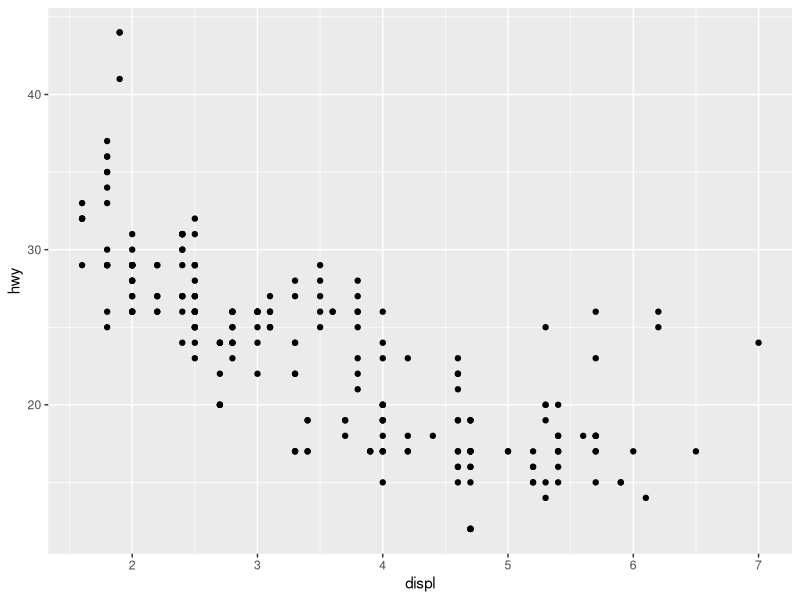
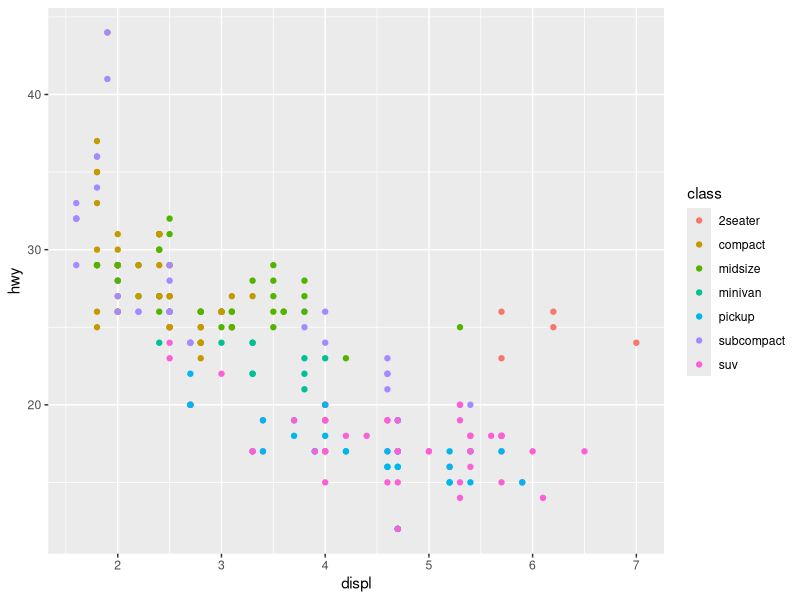
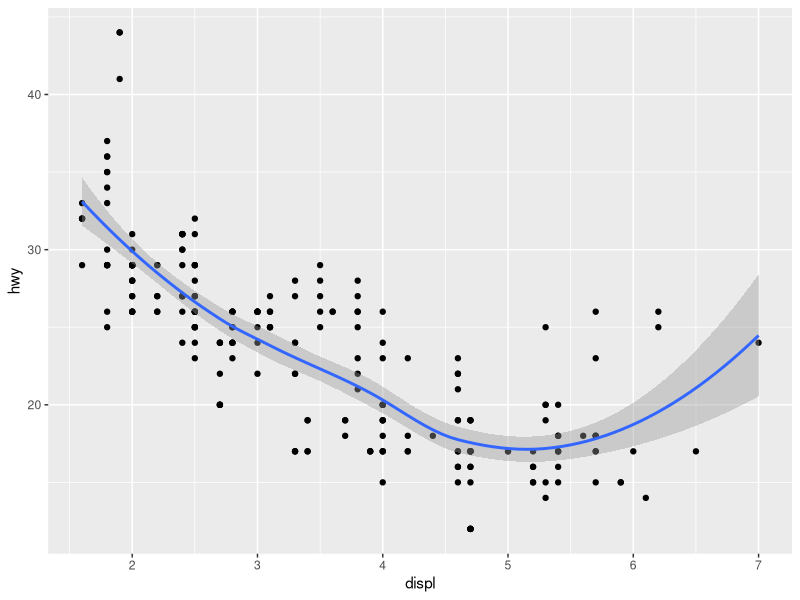
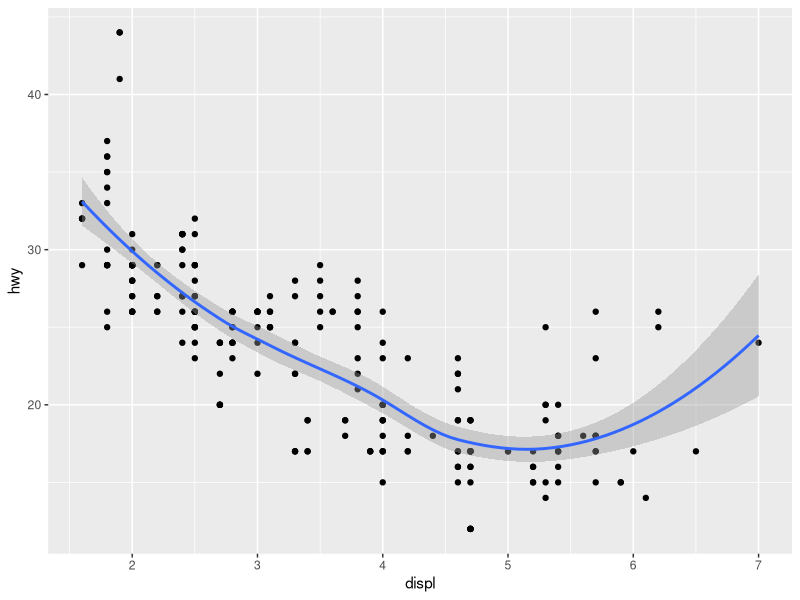

Here is the R script that generated these plots, in order:
# Seminar 1, group 4

# defining values

x <- 3 + sin(pi/2)
sqrt(x)
x <- sqrt(x)

w <- "2"
v <- "word of the day"

w <- as.numeric(w)
# also see as.character as.integer

# sequences
g <- seq(1,10)
h <- 1:10

for(i in 1:10) {
  print(i)
}

# vectors
a <- c(12,1,2,3) 
a[3]
sort(a)
b <- sort(a)  
b[3]  

typeof(a)
length(a)

n <- length(a)
for(i in 1:n){
  print(a[i])
}

## Working with packages
# install.packages("tidyverse")
library(tidyverse)
 
car_frame <- mpg

ggplot(data = car_frame) + 
  geom_point(mapping = aes(x=displ,y=hwy))

ggplot(data = car_frame) + 
  geom_point(mapping = aes(x=displ,y=hwy, color=class))
  
ggplot(data = car_frame) + 
  geom_point(mapping = aes(x=displ,y=hwy)) +
  geom_smooth(mapping = aes(x=displ,y=hwy))

ggplot(data = car_frame, mapping = aes(x=displ,y=hwy)) + 
  geom_point() +
  geom_smooth()
